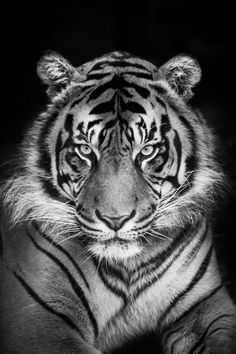
%> input picture Lecture-5/tiger.jpg, 236 x 354 px
$ octave 'Lecture 5.m'   (GNU Octave 9; MATLAB toolbox functions it lacks are replaced by stand-ins)
%> lines starting %> are read from the running program, lines starting %| are printed output that depends on the picture; in (x1, y1, x2, y2) boxes, pixels count from 0 and x2, y2 are one past the last pixel; in counts of white or black regions, pixels touching at a corner belong together; the program's own positions count from 1
pkg load image;

filt=fspecial("sobel");
tiger=imread('tiger.jpg');
%> tiger is the input picture: size 354x236x3 uint8; min 0, max 255, mean 73.5
outx=imfilter(double(tiger),filt);
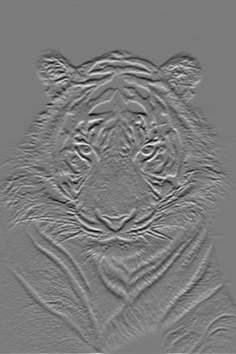
%> outx: size 354x236x3 double; min -784, max 827, mean -0.4; drawn with min black and max white
disp(outx>2(1,:));
imshow(outx);
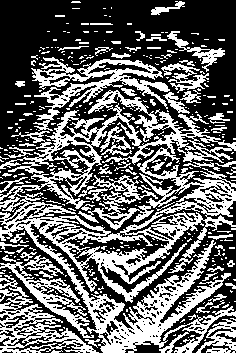
%> displayed picture: size 354x236x3, on the screen's scale of 0 to 255; 40.4% white; 382 white regions (319 under 20 px), largest, box (x1, y1, x2, y2) and area: (0, 90, 236, 354) 23458, (31, 57, 170, 131) 2810, (0, 255, 94, 338) 1641
imwrite(outx,'edges.png');
